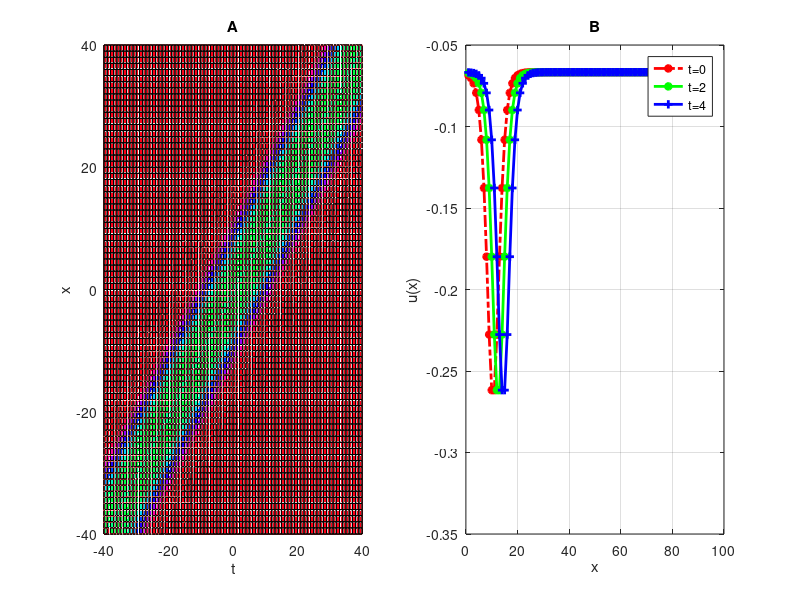

Source code (MATLAB):
clear all;
V = 1;
lamda = 0.1;
xi = .5;
mu =-1;
% lamda >0 , mu > 0 

lowerRange = -40 ; 
uperRange = 40 ; 

u(1,1) = 0;
for x= lowerRange :1:uperRange
for t= lowerRange : 1 : uperRange
    if(lamda>0 && mu <0)
     u(x+    (lowerRange * (-1))+1    ,  t+  (lowerRange * (-1))+1       ) = (1/6.0)*(V*V) - (2/3)*(lamda) - (1/6) - 2*lamda* (sech( sqrt(lamda)*(x-V*t+xi))*(sech( sqrt(lamda)*(x-V*t+xi))   ));
    end
end 
end


t= lowerRange :1 :uperRange ;

subplot(1,2,1)

%meshz(t,t,u);
hold on;

meshc(t,t,u);
hold on;

surfc(t,t,u);
hold on;

%waterfall(t,t,u);
hold on;
surfl(t,t,u);
hold on;

grid on;
xlabel('t');
zlabel('u(x,t)');
ylabel('x');
title('A');
colormap hsv
%%%%%%%%%%%%%%%%%%%%%%%%%%%%%%%%%%%%%%%%%%%%%%%%%%%%%%%%%%%%%%%%%%%%%%%%%%%%%%%%%%%%%%%

subplot(1,2,2)
% for t=0
h = u(:,11);
plot(h,'-.r*', 'LineWidth',2)

hold on;
% for t=2
h = u(:,13);
plot(h,'-*g', 'LineWidth',2)
hold on;
% for t=4
h = u(:,15);
plot(h,'-+b', 'LineWidth',2)
hold on;
grid on;

legend('t=0','t=2','t=4');
xlabel('x');
ylabel('u(x)');
title('B');

